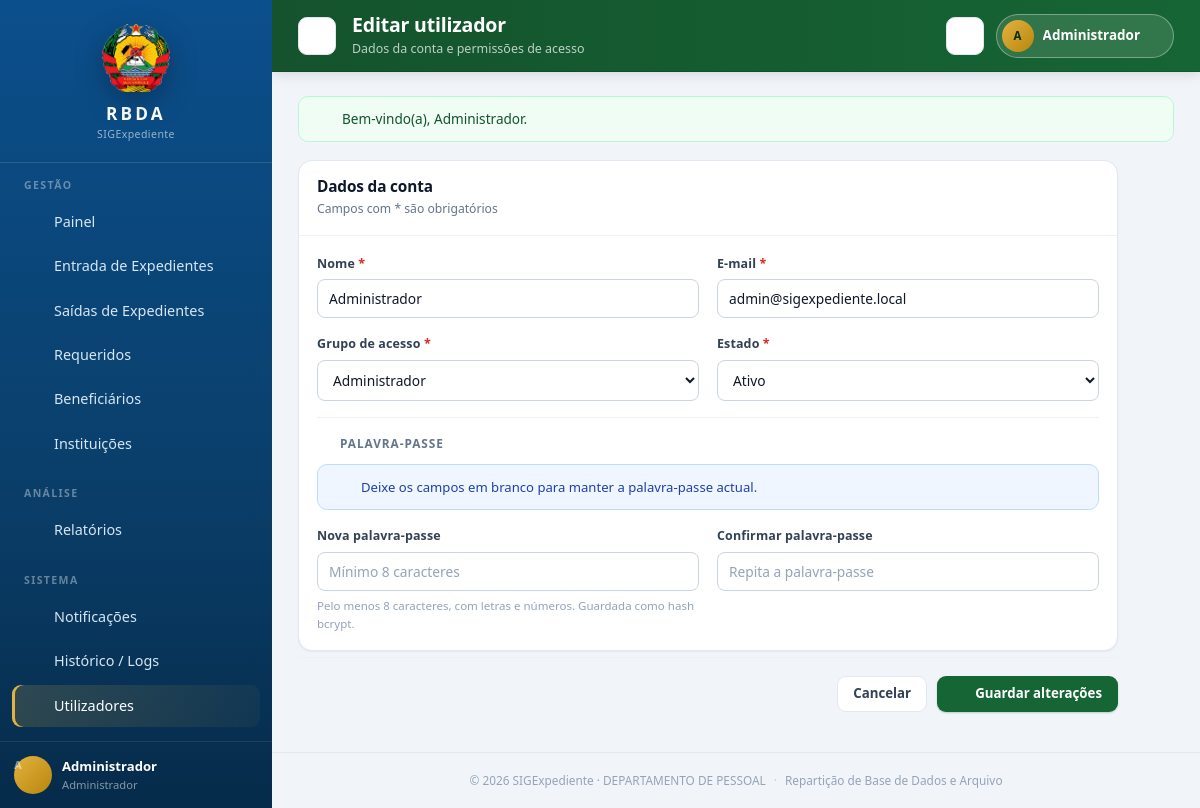
Screenshot of /usuario_form.php?id=1 (signed in) with the database file from the repository.
### tables this page shows
CREATE TABLE `usuarios` (
  `idusuario` int(11) NOT NULL AUTO_INCREMENT,
  `nume` varchar(50) NOT NULL COMMENT 'Nome do utilizador (nome original do modelo)',
  `email` varchar(50) NOT NULL,
  `senha` varchar(255) NOT NULL COMMENT '[AJUSTE] 255 para acomodar hash bcrypt',
  `grupo_acesso` varchar(20) NOT NULL DEFAULT 'Consulta',
  `reset_token` varchar(64) DEFAULT NULL COMMENT '[AJUSTE] recuperação de senha',
  `reset_expires` datetime DEFAULT NULL COMMENT '[AJUSTE] validade do token',
  `estado` varchar(10) NOT NULL DEFAULT 'Ativo' COMMENT '[AJUSTE] Ativo/Inativo',
  `criado_em` datetime NOT NULL DEFAULT CURRENT_TIMESTAMP COMMENT '[AJUSTE]',
  PRIMARY KEY (`idusuario`),
  UNIQUE KEY `uk_usuarios_email` (`email`)
);

### includes/functions.php (called while the page is built, shortened)
<?php
require_once __DIR__ . '/../config/database.php';
function e(?string $value): string
{
    return htmlspecialchars((string) $value, ENT_QUOTES | ENT_SUBSTITUTE, 'UTF-8');
}
function url(string $path = ''): string
{
    $path = '/' . ltrim($path, '/');
    return BASE_URL . ($path === '/' ? '/' : $path);
}
function get_flashes(): array
{
    $items = $_SESSION['flash'] ?? [];
    return $items;
}
function app_settings(bool $reload = false): array
{
    static $cache = null;
    if ($cache === null || $reload) {
        $cache = [];
        try {
            foreach (db()->query('SELECT chave, valor FROM configuracoes') as $row) {
                $cache[$row['chave']] = $row['valor'];
            }
        } catch (Throwable $e) {
            $cache = [];
        }
    }
    return $cache;
}
function config_get(string $chave, ?string $default = null): ?string
{
    $settings = app_settings();
    return array_key_exists($chave, $settings) && $settings[$chave] !== null
        ? (string) $settings[$chave]
        : $default;
}
function iniciais(string $nome): string
{
    $partes = preg_split('/\s+/u', trim($nome)) ?: [];
    $partes = array_values(array_filter($partes));
    $ini = mb_substr($partes[0], 0, 1);
    return mb_strtoupper($ini);
}
function get_int(string $chave, int $default = 0): int
{
    $v = $_GET[$chave] ?? null;
    return is_numeric($v) ? (int) $v : $default;
}

### config/database.php (called while the page is built, shortened)
<?php
function db(): PDO
{
    static $pdo = null;
    if ($pdo instanceof PDO) {
        return $pdo;
    }
    $dsn = sprintf(
        'mysql:host=%s;port=%s;dbname=%s;charset=%s',
        DB_HOST,
        DB_PORT,
        DB_NAME,
        DB_CHARSET
    );
    try {
        $pdo = new PDO($dsn, DB_USER, DB_PASS, [
            PDO::ATTR_ERRMODE            => PDO::ERRMODE_EXCEPTION,
            PDO::ATTR_DEFAULT_FETCH_MODE => PDO::FETCH_ASSOC,
            PDO::ATTR_EMULATE_PREPARES   => false,
            PDO::ATTR_STRINGIFY_FETCHES  => false,
        ]);
    } catch (PDOException $e) {
        error_log('Falha de ligação à base de dados: ' . $e->getMessage());
        http_response_code(500);
        exit(
            '<!doctype html><html lang="pt"><head><meta charset="utf-8">'
            . '<title>Erro de ligação</title></head><body style="font-family:Segoe UI,sans-serif;padding:40px;">'
            . '<h1>Não foi possível ligar à base de dados</h1>'
            . '<p>Verifique se o servidor MySQL está em execução e se as credenciais em '
            . '<code>config/config.php</code> estão correctas.</p>'
            . (APP_ENV === 'development' ? '<pre>' . htmlspecialchars($e->getMessage()) . '</pre>' : '')
            . '</body></html>'
        );
    }
    return $pdo;
}

### includes/auth.php (called while the page is built, shortened)
<?php
require_once __DIR__ . '/functions.php';
function start_session(): void
{
    $minutos = (int) (config_get('sessao_minutos', '30') ?? 30);
}
function current_user(bool $reload = false): ?array
{
    static $user = false;
    if ($user !== false) {
        return $user;
    }
    $stmt = db()->prepare('SELECT idusuario, nume, email, grupo_acesso, estado FROM usuarios WHERE idusuario = :id LIMIT 1');
    $stmt->execute([':id' => (int) $_SESSION['user_id']]);
    $row = $stmt->fetch();
    $user = $row;
    return $user;
}
function auth_check(): bool
{
    return current_user() !== null;
}
function notificacoes_nao_lidas(int $idusuario): int
{
    try {
        $stmt = db()->prepare('SELECT COUNT(*) FROM notificacoes WHERE idusuario = :u AND lida = 0');
        $stmt->execute([':u' => $idusuario]);
        return (int) $stmt->fetchColumn();
    } catch (Throwable $e) {
        return 0;
    }
}
function capabilities(?string $grupo = null): array
{
    $grupo = $grupo ?? (current_user()['grupo_acesso'] ?? '');
    $todas = [
        'ver_dashboard', 'ver_expedientes', 'criar_expedientes', 'editar_expedientes', 'apagar_expedientes',
        'ver_saidas', 'criar_saidas', 'editar_saidas', 'apagar_saidas',
        'ver_requeridos', 'criar_requeridos', 'editar_requeridos', 'apagar_requeridos',
        'ver_beneficiarios', 'criar_beneficiarios', 'editar_beneficiarios', 'apagar_beneficiarios',
        'ver_instituicoes', 'criar_instituicoes', 'editar_instituicoes', 'apagar_instituicoes',
        'ver_relatorios', 'exportar_relatorios',
        'ver_logs', 'gerir_usuarios', 'gerir_configuracoes', 'gerir_backup',
        'ver_documentos', 'ver_notificacoes',
    ];
    switch ($grupo) {
        case 'Administrador':
            return $todas;
    }
}
function can(string $capacidade): bool
{
    return in_array($capacidade, capabilities(), true);
}
function require_login(): void
{
    if (!auth_check()) {
        $_SESSION['intended'] = $_SERVER['REQUEST_URI'] ?? null;
        flash_warning('É necessário iniciar sessão para continuar.');
        redirect('/login.php');
    }
}
function require_can(string $capacidade): void
{
    require_login();
}
start_session();
require_once __DIR__ . '/icons.php';

### usuario_form.php (the view, shortened to what this page needs)
<?php
require_once __DIR__ . '/includes/auth.php';
require_can('gerir_usuarios');
$id = get_int('id', 0);
$editando = $id > 0;
$erros = [];
$reg = ['nume' => '', 'email' => '', 'grupo_acesso' => 'Consulta', 'estado' => 'Ativo'];
if ($editando) {
    $stmt = db()->prepare('SELECT idusuario, nume, email, grupo_acesso, estado FROM usuarios WHERE idusuario = :id LIMIT 1');
    $stmt->execute([':id' => $id]);
    $row = $stmt->fetch();
    $reg = [
        'nume' => (string) $row['nume'], 'email' => (string) $row['email'],
        'grupo_acesso' => (string) $row['grupo_acesso'], 'estado' => (string) $row['estado'],
    ];
}
$page_title = $editando ? 'Editar utilizador' : 'Novo utilizador';
$page_subtitle = 'Dados da conta e permissões de acesso';
$active = 'usuarios.php';
require __DIR__ . '/includes/header.php';
?>
<form method="post" action="<?= e(url('/usuario_form.php' . ($editando ? '?id=' . $id : ''))) ?>" novalidate autocomplete="off">
    <div class="card" style="max-width:820px">
        <div class="card-head"><div><h3>Dados da conta</h3><span class="sub">Campos com * são obrigatórios</span></div></div>
        <div class="card-body">
            <div class="form-grid">
                <div class="field">
                    <label for="nume">Nome <span class="req">*</span></label>
                    <input type="text" id="nume" name="nume" maxlength="50" required data-letras
                           value="<?= e($reg['nume']) ?>" placeholder="Nome do utilizador"
                           class="<?= isset($erros['nume']) ? 'is-invalid' : '' ?>">
                </div>
                <div class="field">
                    <label for="email">E-mail <span class="req">*</span></label>
                    <input type="email" id="email" name="email" maxlength="50" required
                           value="<?= e($reg['email']) ?>" placeholder="nome@instituicao.gov.mz"
                           class="<?= isset($erros['email']) ? 'is-invalid' : '' ?>">
                </div>
                <div class="field">
                    <label for="grupo_acesso">Grupo de acesso <span class="req">*</span></label>
                    <select id="grupo_acesso" name="grupo_acesso" required class="<?= isset($erros['grupo_acesso']) ? 'is-invalid' : '' ?>">
                        <?php foreach (GRUPOS_ACESSO as $k => $label): ?>
                            <option value="<?= e($k) ?>"<?= $reg['grupo_acesso'] === $k ? ' selected' : '' ?>><?= e($label) ?></option>
                        <?php endforeach; ?>
                    </select>
                </div>
                <div class="field">
                    <label for="estado">Estado <span class="req">*</span></label>
                    <select id="estado" name="estado" required>
                        <option value="Ativo"<?= $reg['estado'] === 'Ativo' ? ' selected' : '' ?>>Ativo</option>
                    </select>
                </div>
            </div>
            <div class="divider"></div>
            <p class="section-title"><?= svg_icon('shield', 'icon icon-sm') ?> Palavra-passe</p>
            <?php if ($editando): ?>
                <div class="note mb-2"><?= svg_icon('info') ?><span>Deixe os campos em branco para manter a palavra-passe actual.</span></div>
            <?php endif; ?>
            <div class="form-grid">
                <div class="field">
                    <label for="senha"><?= $editando ? 'Nova palavra-passe' : 'Palavra-passe' ?><?= $editando ? '' : ' <span class="req">*</span>' ?></label>
                    <div class="input-group">
                        <input type="password" id="senha" name="senha" minlength="8" autocomplete="new-password"
                               placeholder="Mínimo 8 caracteres" <?= $editando ? '' : 'required' ?>
                               class="<?= isset($erros['senha']) ? 'is-invalid' : '' ?>">
                        <button type="button" class="toggle-pass" aria-label="Mostrar palavra-passe"><?= svg_icon('eye', 'icon icon-sm') ?></button>
                    </div>
                    <span class="hint">Pelo menos 8 caracteres, com letras e números. Guardada como hash bcrypt.</span>
                </div>
                <div class="field">
                    <label for="confirmar">Confirmar palavra-passe<?= $editando ? '' : ' <span class="req">*</span>' ?></label>
                    <div class="input-group">
                        <input type="password" id="confirmar" name="confirmar" minlength="8" autocomplete="new-password"
                               placeholder="Repita a palavra-passe" <?= $editando ? '' : 'required' ?>
                               class="<?= isset($erros['confirmar']) ? 'is-invalid' : '' ?>">
                        <button type="button" class="toggle-pass" aria-label="Mostrar palavra-passe"><?= svg_icon('eye', 'icon icon-sm') ?></button>
                    </div>
                </div>
            </div>
        </div>
    </div>
    <div class="form-actions" style="max-width:820px">
        <a class="btn btn-outline" href="<?= e(url('/usuarios.php')) ?>">Cancelar</a>
        <button type="submit" class="btn btn-primary"><?= svg_icon('check', 'icon icon-sm') ?> <?= $editando ? 'Guardar alterações' : 'Criar utilizador' ?></button>
    </div>
</form>
<?php require __DIR__ . '/includes/footer.php'; ?>

### includes/header.php (shortened to what this page needs)
<?php
require_once __DIR__ . '/auth.php';
require_once __DIR__ . '/icons.php';
$u = current_user();
$appNome = config_get('app_nome', 'SIGExpediente');
$active  = $active ?? current_path();
$page_title = $page_title ?? 'Painel';
$page_subtitle = $page_subtitle ?? '';
$flashes = get_flashes();
$notifNaoLidas = can('ver_notificacoes') ? notificacoes_nao_lidas((int) $u['idusuario']) : 0;
$gruposNav = [
    'Gestão' => [
        ['dashboard.php', 'Painel', 'dashboard', 'ver_dashboard'],
        ['expedientes.php', 'Entrada de Expedientes', 'inbox', 'ver_expedientes'],
        ['saidas.php', 'Saídas de Expedientes', 'outbox', 'ver_saidas'],
        ['requeridos.php', 'Requeridos', 'users', 'ver_requeridos'],
        ['beneficiarios.php', 'Beneficiários', 'handshake', 'ver_beneficiarios'],
        ['instituicoes.php', 'Instituições', 'building', 'ver_instituicoes'],
    ],
    'Análise' => [
        ['relatorios.php', 'Relatórios', 'report', 'ver_relatorios'],
    ],
    'Sistema' => [
        ['notificacoes.php', 'Notificações', 'bell', 'ver_notificacoes'],
        ['logs.php', 'Histórico / Logs', 'history', 'ver_logs'],
        ['usuarios.php', 'Utilizadores', 'user', 'gerir_usuarios'],
        ['configuracoes.php', 'Configurações', 'settings', 'gerir_configuracoes'],
        ['backup.php', 'Backup do Sistema', 'database', 'gerir_backup'],
    ],
];
?>
<!doctype html>
<html lang="pt">
<head>
    <link rel="stylesheet" href="<?= e(url('/assets/css/style.css')) ?>">
</head>
<body>
<div class="app-shell">
    <aside class="sidebar" id="sidebar" aria-label="Navegação principal">
        <div class="brand">
            <div class="brand-mark">
                <img src="<?= e(url('/assets/img/emblema-republica.png')) ?>"
                     alt="Emblema da República de Moçambique" width="64" height="64">
            </div>
            <div class="brand-text">
                <strong>RBDA</strong>
                <span><?= e($appNome) ?></span>
            </div>
        </div>
        <nav class="nav">
            <?php foreach ($gruposNav as $grupo => $itens): ?>
                <?php
                $visiveis = array_values(array_filter($itens, fn($i) => can($i[3])));
                ?>
                <div class="nav-group">
                    <span class="nav-label"><?= e($grupo) ?></span>
                    <?php foreach ($visiveis as [$href, $label, $icone, $cap]): ?>
                        <a class="nav-link<?= $active === $href ? ' is-active' : '' ?>" href="<?= e(url('/' . $href)) ?>">
                            <?= svg_icon($icone) ?>
                            <span><?= e($label) ?></span>
                        </a>
                    <?php endforeach; ?>
                </div>
            <?php endforeach; ?>
        </nav>
        <div class="sidebar-footer">
            <div class="sidebar-user">
                <span class="avatar"><?= e(iniciais((string) $u['nume'])) ?></span>
                <div>
                    <strong><?= e($u['nume']) ?></strong>
                    <span><?= e($u['grupo_acesso']) ?></span>
                </div>
            </div>
        </div>
    </aside>
    <div class="main-area">
        <header class="topbar">
            <button class="icon-btn menu-toggle" id="menuToggle" type="button" aria-label="Abrir menu">
                <span></span><span></span><span></span>
            </button>
            <div class="topbar-title">
                <h1><?= e($page_title) ?></h1>
                <?php if ($page_subtitle !== ''): ?>
                    <p><?= e($page_subtitle) ?></p>
                <?php endif; ?>
            </div>
            <div class="topbar-actions">
                <?php if (can('ver_notificacoes')): ?>
                    <a class="icon-btn notif-btn" href="<?= e(url('/notificacoes.php')) ?>"
                       title="Notificações" aria-label="Notificações<?= $notifNaoLidas > 0 ? ' (' . $notifNaoLidas . ' não lidas)' : '' ?>">
                        <?= svg_icon('bell') ?>
                    </a>
                <?php endif; ?>
                <details class="user-menu">
                    <summary>
                        <span class="avatar avatar-sm"><?= e(iniciais((string) $u['nume'])) ?></span>
                        <span class="user-menu-name"><?= e($u['nume']) ?></span>
                        <?= svg_icon('chevron', 'icon icon-sm') ?>
                    </summary>
                </details>
            </div>
        </header>
        <main class="content" id="conteudo">
            <?php if ($flashes): ?>
                <div class="flash-stack">
                    <?php foreach ($flashes as $flash): ?>
                        <div class="flash flash-<?= e($flash['type']) ?>" role="alert">
                            <?= svg_icon($flash['type'] === 'success' ? 'check' : ($flash['type'] === 'danger' ? 'alert' : 'info')) ?>
                            <span><?= e($flash['message']) ?></span>
                            <button type="button" class="flash-close" aria-label="Fechar"><?= svg_icon('x', 'icon icon-sm') ?></button>
                        </div>
                    <?php endforeach; ?>
                </div>
            <?php endif; ?>

### rows the page displays
usuarios: nume "A", nume "Administrador", grupo_acesso "Administrador", email "admin@sigexpediente.local", estado "Ativo"

### other values shown
$appNome "SIGExpediente"
$grupo "GESTÃO"
$label "Painel"
$label "Entrada de Expedientes"
$label "Saídas de Expedientes"
$label "Requeridos"
$label "Beneficiários"
$label "Instituições"
$grupo "ANÁLISE"
$label "Relatórios"
$grupo "SISTEMA"
$label "Notificações"
$label "Histórico / Logs"
$label "Utilizadores"
$page_title "Editar utilizador"
